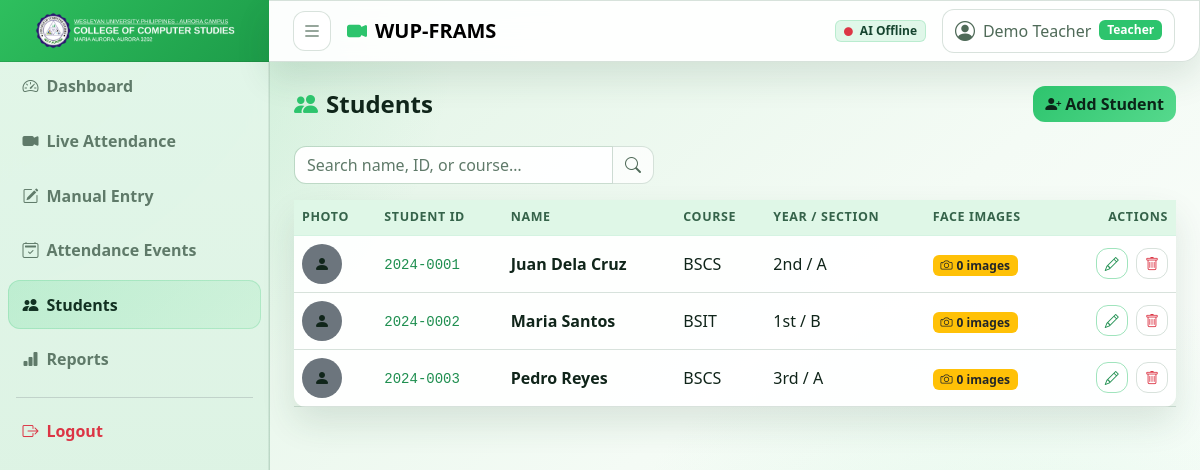
The page /?page=students&action=index (signed in) on the database its author committed.
### tables this page shows
CREATE TABLE students (
    id          INT AUTO_INCREMENT PRIMARY KEY,
    student_id  VARCHAR(20)   UNIQUE NOT NULL,
    name        VARCHAR(100)  NOT NULL,
    email       VARCHAR(100),
    course      VARCHAR(100),
    year        VARCHAR(10),
    section     VARCHAR(20),
    photo       VARCHAR(255),
    user_id     INT           DEFAULT NULL,
    is_active   TINYINT(1)    DEFAULT 1,
    created_at  TIMESTAMP     DEFAULT CURRENT_TIMESTAMP,
    updated_at  TIMESTAMP     DEFAULT CURRENT_TIMESTAMP ON UPDATE CURRENT_TIMESTAMP,
    FOREIGN KEY (user_id) REFERENCES users(id) ON DELETE SET NULL
);

### controllers/StudentController.php (called while the page is built, shortened)
<?php
class StudentController
{
    private Student  $studentModel;
    public function __construct()
    {
        $this->studentModel = new Student();
    }
    public function index(): void
    {
        $search   = trim($_GET['search'] ?? '');
        $students = $this->studentModel->getAll($search);
        include BASE_PATH . '/views/students/index.php';
    }
}

### config/database.php (called while the page is built, shortened)
<?php
class Database
{
    private static ?Database $instance = null;
    private PDO $conn;
    private string $host     = 'localhost';
    private string $dbname   = 'frams_db';
    private string $username = 'root';
    private string $password = '';
    private function __construct()
    {
        try {
            $dsn = "mysql:host={$this->host};dbname={$this->dbname};charset=utf8mb4";
            $this->conn = new PDO($dsn, $this->username, $this->password, [
                PDO::ATTR_ERRMODE            => PDO::ERRMODE_EXCEPTION,
                PDO::ATTR_DEFAULT_FETCH_MODE => PDO::FETCH_ASSOC,
                PDO::ATTR_EMULATE_PREPARES   => false,
            ]);
        } catch (PDOException $e) {
            http_response_code(500);
            die(json_encode(['error' => 'Database connection failed.']));
        }
    }
    public static function getInstance(): self
    {
        if (self::$instance === null) {
            self::$instance = new self();
        }
        return self::$instance;
    }
    public function query(string $sql, array $params = []): PDOStatement
    {
        $stmt = $this->conn->prepare($sql);
        $stmt->execute($params);
        return $stmt;
    }
    public function fetchAll(string $sql, array $params = []): array
    {
        return $this->query($sql, $params)->fetchAll();
    }
}

### models/Student.php (called while the page is built, shortened)
<?php
class Student
{
    private Database $db;
    public function __construct()
    {
        $this->db = Database::getInstance();
    }
    public function getAll(string $search = ''): array
    {
        return $this->db->fetchAll(
            'SELECT s.*, COUNT(fd.id) AS face_count
             FROM students s
             LEFT JOIN face_data fd ON fd.student_id = s.id
             WHERE s.is_active = 1
             GROUP BY s.id
             ORDER BY s.name'
        );
    }
}

### views/students/index.php (the view, shortened to what this page needs)
<?php include BASE_PATH . '/views/layouts/header.php'; ?>
<div class="d-flex justify-content-between align-items-center mb-4">
  <h4 class="mb-0 fw-bold"><i class="bi bi-people-fill text-primary me-2"></i>Students</h4>
  <a href="<?= BASE_URL ?>/?page=students&action=create" class="btn btn-primary">
    <i class="bi bi-person-plus-fill me-1"></i>Add Student
  </a>
</div>
<form method="GET" action="<?= BASE_URL ?>/" class="mb-3">
  <div class="input-group" style="max-width:360px">
    <input type="text" name="search" class="form-control bg-dark border-secondary text-white"
           placeholder="Search name, ID, or course…"
           value="<?= htmlspecialchars($_GET['search'] ?? '', ENT_QUOTES, 'UTF-8') ?>">
    <button class="btn btn-outline-secondary" type="submit"><i class="bi bi-search"></i></button>
  </div>
</form>
<div class="card border-0">
  <div class="card-body p-0">
    <?php if (empty($students)): ?>
      <div class="text-center text-secondary py-5">
        <i class="bi bi-people fs-1 d-block mb-2"></i>No students found.
      </div>
    <?php else: ?>
    <div class="table-responsive">
      <table class="table table-hover mb-0 align-middle">
        <thead class="table-dark">
          <tr>
            <th>Photo</th>
            <th>Student ID</th>
            <th>Name</th>
            <th>Course</th>
            <th>Year / Section</th>
            <th>Face Images</th>
            <th class="text-end">Actions</th>
          </tr>
        </thead>
        <tbody>
          <?php foreach ($students as $s): ?>
          <tr>
            <td>
              <?php if ($s['photo']): ?>
                <img src="<?= UPLOAD_URL . htmlspecialchars($s['photo'], ENT_QUOTES, 'UTF-8') ?>"
                     class="rounded-circle" width="40" height="40" style="object-fit:cover"
                     alt="photo">
              <?php else: ?>
                <div class="bg-secondary rounded-circle d-flex align-items-center justify-content-center" style="width:40px;height:40px">
                  <i class="bi bi-person-fill"></i>
                </div>
              <?php endif; ?>
            </td>
            <td><code><?= htmlspecialchars($s['student_id'], ENT_QUOTES, 'UTF-8') ?></code></td>
            <td class="fw-semibold"><?= htmlspecialchars($s['name'], ENT_QUOTES, 'UTF-8') ?></td>
            <td><?= htmlspecialchars($s['course'] ?? '–', ENT_QUOTES, 'UTF-8') ?></td>
            <td><?= htmlspecialchars(($s['year'] ?? '–') . ' / ' . ($s['section'] ?? '–'), ENT_QUOTES, 'UTF-8') ?></td>
            <td>
              <?php $fc = (int)($s['face_count'] ?? 0); ?>
              <span class="badge <?= $fc > 0 ? 'bg-success' : 'bg-warning text-dark' ?>">
                <i class="bi bi-camera me-1"></i><?= $fc ?> image<?= $fc !== 1 ? 's' : '' ?>
              </span>
            </td>
            <td class="text-end">
              <a href="<?= BASE_URL ?>/?page=students&action=edit&id=<?= $s['id'] ?>"
                 class="btn btn-sm btn-outline-primary me-1" title="Edit">
                <i class="bi bi-pencil"></i>
              </a>
                    <button type="button" class="btn btn-sm btn-outline-danger js-delete-student"
                      data-student-id="<?= (int)$s['id'] ?>"
                      data-student-name="<?= htmlspecialchars($s['name'], ENT_QUOTES, 'UTF-8') ?>"
                      title="Delete">
                <i class="bi bi-trash"></i>
              </button>
            </td>
          </tr>
          <?php endforeach; ?>
        </tbody>
      </table>
    </div>
    <?php endif; ?>
  </div>
</div>
<?php include BASE_PATH . '/views/layouts/footer.php'; ?>

### assets/css/style.css (style rules this page uses)
:root { --frams-bg: #eaf7ee; --frams-surface: rgba(255, 255, 255, 0.92); --frams-surface-strong: #ffffff; --frams-panel: rgba(255, 255, 255, 0.97); --frams-panel-soft: rgba(241, 251, 244, 0.96); --frams-border: rgba(42, 94, 61, 0.18); --frams-text: #10251a; --frams-muted: #5f7a69; --frams-primary: #2dc46d; --frams-primary-soft: rgba(45, 196, 109, 0.16); --frams-danger: #d05151; --frams-warning: #b88d2f; --frams-shadow: 0 16px 34px rgba(30, 75, 48, 0.12); --bs-primary: var(--frams-primary); --bs-primary-rgb: 45, 196, 109; --bs-body-bg: var(--frams-bg); --bs-body-color: var(--frams-text); --bs-border-color: var(--frams-border); --bs-secondary-color: var(--frams-muted); --bs-card-bg: var(--frams-panel); --bs-card-border-color: var(--frams-border); }
body { min-height: 100vh; color: var(--frams-text); font-feature-settings: 'ss01' on, 'cv05' on; background: radial-gradient(circle at top left, rgba(45, 196, 109, 0.2), transparent 32%), radial-gradient(circle at 85% 90%, rgba(141, 231, 175, 0.24), transparent 36%), linear-gradient(140deg, #dcf2e1 0%, #f4fbf5 55%, #ffffff 100%); }
.navbar, .card, .modal-content, .dropdown-menu { backdrop-filter: blur(14px); }
.navbar, .card, .login-card, .modal-content { background: var(--frams-surface); border: 1px solid var(--frams-border); box-shadow: var(--frams-shadow); }
.card, .modal-content, .dropdown-menu, .btn, .form-control, .form-select, .input-group-text { border-radius: 12px; }
.form-control, .form-select, .input-group-text, .btn-outline-secondary, .btn-outline-danger, .btn-outline-primary, .btn-outline-success, .btn-outline-info { border-color: var(--frams-border) !important; }
.form-control, .form-select, .input-group-text { background-color: rgba(255, 255, 255, 0.95) !important; color: var(--frams-text) !important; }
.btn-primary { border: 0; color: #0b2418; font-weight: 700; background: linear-gradient(135deg, #2dc46d, #56d98d); }
.btn-outline-primary { color: #1f8f50; border-color: rgba(45, 196, 109, 0.45) !important; }
.btn-outline-secondary { color: #4f6a58; background-color: rgba(255, 255, 255, 0.75); }
.table { --bs-table-bg: transparent; --bs-table-color: var(--frams-text); --bs-table-hover-color: var(--frams-text); --bs-table-hover-bg: rgba(45, 196, 109, 0.08); margin-bottom: 0; }
.table-dark { --bs-table-bg: rgba(222, 247, 230, 0.95); --bs-table-color: #1a452f; --bs-table-border-color: rgba(45, 196, 109, 0.2); }
.table thead th { font-size: 0.78rem; letter-spacing: 0.05em; text-transform: uppercase; color: #35634a; }
code { color: #1f8f50; }

### rows shown on the page
students: student "2024-0001", name "Juan Dela Cruz", course "BSCS", year+section "2nd / A", fc "0"
students: student "2024-0002", name "Maria Santos", course "BSIT", year+section "1st / B", fc "0"
students: student "2024-0003", name "Pedro Reyes", course "BSCS", year+section "3rd / A", fc "0"

### other values the page prints
$item['label'] "Dashboard"
$item['label'] "Live Attendance"
$item['label'] "Manual Entry"
$item['label'] "Attendance Events"
$item['label'] "Students"
$item['label'] "Reports"
$_SESSION['user_name'] "Demo Teacher"
$_SESSION['user_role'] "Teacher"
